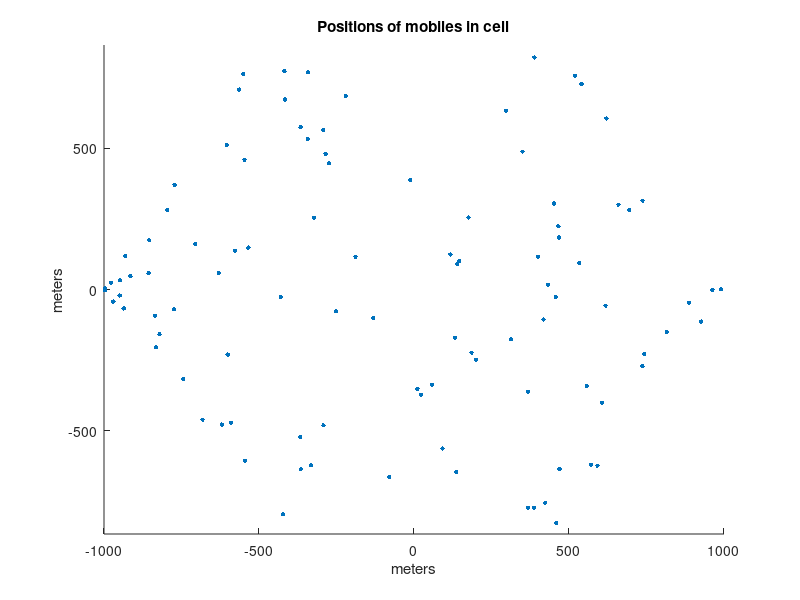
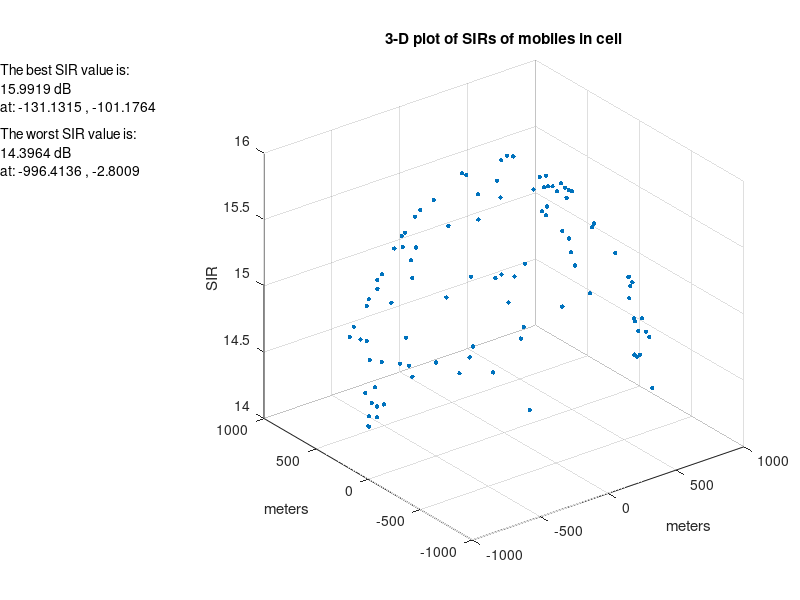
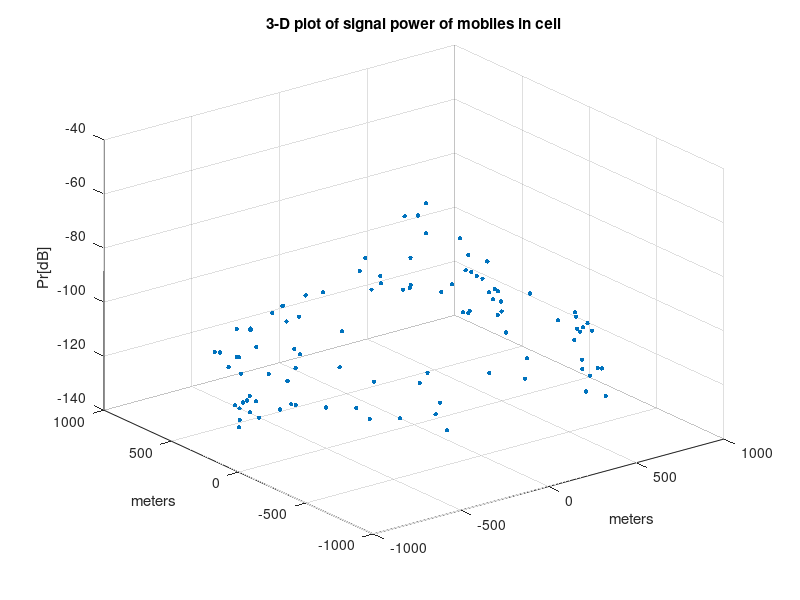

These charts were generated, in order, by the following MATLAB code:
%F6300 Computer Simulation Project 1 Ho Yong Lee

%Control Variables
R = 1000; %cell radius in meters
N = 7; %cluster size
n = 3; %path loss exponent
d0 = 50; %path loss distance in meters
m = 100; %number of mobiles in the cell
std = 4; %standard deviation
k = 1; %array index
x = zeros(1,m); %initialize x position array of mobiles
y = zeros(1,m); %initialize y position array of mobiles
z = zeros(1,m); %initialize SIR values of mobiles
P = zeros(1,m); %initialize signal powers of mobiles
D = (sqrt(3*N))*R; %distance between centers of co-channel cells

%positions of the centers of the six co-channel cells, starting clockwise
%from top, cells are separated 60 degrees from each other
x1 = 0;
y1 = D;
x2 = (sqrt(3)/2)*D;
y2 = D/2;
x3 = (sqrt(3)/2)*D;
y3 = -D/2;
x4 = 0;
y4 = -D;
x5 = -(sqrt(3)/2)*D;
y5 = -D/2;
x6 = -(sqrt(3)/2)*D;
y6 = D/2;

while k <= m %randomly generates the positions of mobiles in the cell
    x(k) = 2*R*rand - R; %range of x for mobiles
    %range of y for mobiles if x is less than R/2
    if abs(x(k)) < R/2 && abs(x(k)) >= d0 
        y(k) = sqrt(3)*R*rand - sqrt(3)*R/2;
    %range of y for mobiles if x is less than d0
    elseif abs(x(k)) < d0
        while abs(y(k)) < d0*cos(asin(abs(x(k))/d0))
        y(k) = sqrt(3)*R*rand - sqrt(3)*R/2;
        end
    else %range of y for mobiles if x is greater than R/2
        y(k) = (sqrt(3)*R*rand - sqrt(3)*R/2)*2*(R - abs(x(k)))/R; 
    end
    d1 = (sqrt(((x1 - x(k))^2) + (y1 - y(k))^2))^-n;
    d2 = (sqrt(((x2 - x(k))^2) + (y2 - y(k))^2))^-n;
    d3 = (sqrt(((x3 - x(k))^2) + (y3 - y(k))^2))^-n;
    d4 = (sqrt(((x4 - x(k))^2) + (y4 - y(k))^2))^-n;
    d5 = (sqrt(((x5 - x(k))^2) + (y5 - y(k))^2))^-n;
    d6 = (sqrt(((x6 - x(k))^2) + (y6 - y(k))^2))^-n;
    z(k) = (R^(-n))/(d1 + d2 + d3 + d4 + d5 + d6); %SIR for a mobile
    %signal power for a mobile
    P(k) = -30-10*n*log((sqrt((x(k))^2 + (y(k))^2))/d0) + std*randn;
    k = k + 1; %iterate to next mobile
end

[minSIR,kmin] = min(z); %worst SIR value
[maxSIR,kmax] = max(z); %best SIR value

figure; %plot the mobiles randomly distributed in cell
scatter(x,y,10,'filled');
axis([-R R -sqrt(3)*R/2 sqrt(3)*R/2])
title('Positions of mobiles in cell')
xlabel('meters')
ylabel('meters')

figure; %3-D plot for SIRs of all the mobiles
ax1 = axes('Position',[0 0 1 1],'Visible','off');
ax2 = axes('Position',[.33 .1 .6 .8]);
scatter3(ax2,x,y,z,10,'filled');
title('3-D plot of SIRs of mobiles in cell')
xlabel('meters')
ylabel('meters')
zlabel('SIR')
descr = { %displays worst and best SIR values and their positions
'The best SIR value is: ';
[num2str(maxSIR) ' dB'];
['at: ' num2str(x(kmax)) ' , ' num2str(y(kmax))];
' ';
'The worst SIR value is: ';
[num2str(minSIR) ' dB'];
['at: ' num2str(x(kmin)) ' , ' num2str(y(kmin))]
};
axes(ax1) 
text(.001,0.8,descr)

figure; %3-D plot for signal power of all the mobiles
scatter3(x,y,P,10,'filled');
title('3-D plot of signal power of mobiles in cell')
xlabel('meters')
ylabel('meters')
zlabel('Pr[dB]')
